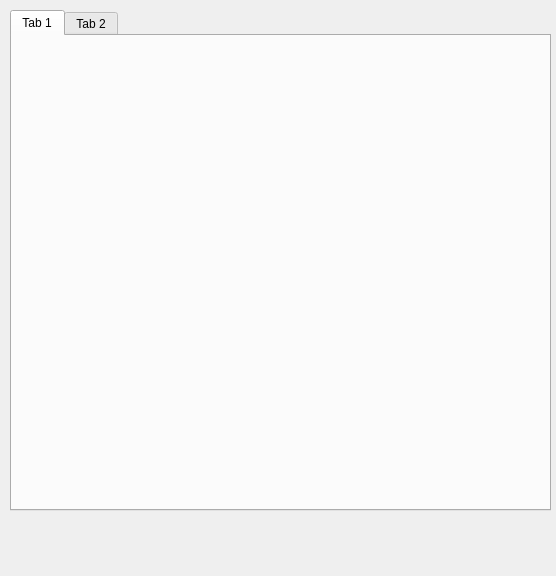
<?xml version="1.0" encoding="UTF-8"?>
<ui version="4.0">
 <class>Dialog</class>
 <widget class="QDialog" name="Dialog">
  <property name="geometry">
   <rect>
    <x>0</x>
    <y>0</y>
    <width>556</width>
    <height>576</height>
   </rect>
  </property>
  <property name="windowTitle">
   <string>Dialog</string>
  </property>
  <widget class="QTabWidget" name="tabWidget">
   <property name="geometry">
    <rect>
     <x>10</x>
     <y>10</y>
     <width>541</width>
     <height>501</height>
    </rect>
   </property>
   <widget class="QWidget" name="tab">
    <attribute name="title">
     <string>Tab 1</string>
    </attribute>
   </widget>
   <widget class="QWidget" name="tab_2">
    <attribute name="title">
     <string>Tab 2</string>
    </attribute>
   </widget>
  </widget>
 </widget>
 <resources/>
 <connections/>
</ui>
